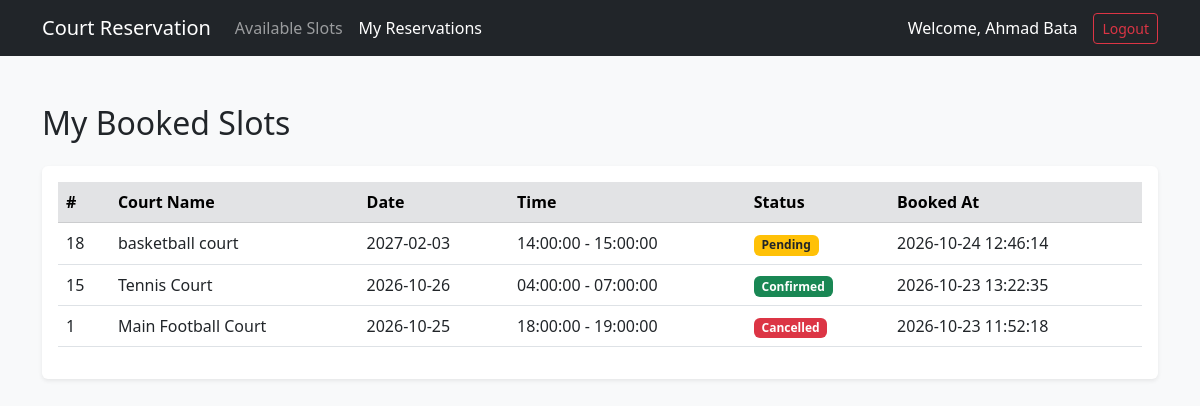
/user_reservations.php (signed in), run on the app's committed database.
### tables this page shows
CREATE TABLE `reservations` (
  `id` int(11) NOT NULL,
  `user_id` int(11) NOT NULL,
  `slot_id` int(11) NOT NULL,
  `note` text DEFAULT NULL,
  `status` enum('pending','confirmed','rejected','cancelled') DEFAULT 'pending',
  `created_at` timestamp NOT NULL DEFAULT current_timestamp()
);

CREATE TABLE `time_slots` (
  `id` int(11) NOT NULL,
  `court_name` varchar(100) NOT NULL,
  `date` date NOT NULL,
  `start_time` time NOT NULL,
  `end_time` time NOT NULL,
  `capacity` int(11) NOT NULL DEFAULT 1,
  `created_at` timestamp NOT NULL DEFAULT current_timestamp()
);

### user_reservations.php (the view, shortened to what this page needs)
<?php
require_once('config.php');
$stmt = $pdo->prepare('SELECT reservations.id AS reservation_id,reservations.status,reservations.created_at,time_slots.court_name,time_slots.date,time_slots.start_time,time_slots.end_time FROM reservations INNER JOIN time_slots ON reservations.slot_id = time_slots.id WHERE reservations.user_id = ? ORDER BY reservations.id DESC');
$stmt->execute([ $_SESSION['id']]);
$result = $stmt->fetchAll(PDO::FETCH_ASSOC);
?>
<!DOCTYPE html>
<html lang="en">
<head>
    <link href="https://cdn.jsdelivr.net/npm/bootstrap@5.3.0/dist/css/bootstrap.min.css" rel="stylesheet">
</head>
<body class="bg-light">
    <nav class="navbar navbar-expand-lg navbar-dark bg-dark">
        <div class="container">
            <a class="navbar-brand" href="index.php">Court Reservation</a>
            <div class="navbar-nav me-auto">
                <a class="nav-link" href="index.php">Available Slots</a>
                <a class="nav-link active" href="user_reservations.php">My Reservations</a>
            </div>
            <div class="d-flex align-items-center text-white">
                <span class="me-3">Welcome, <?= htmlspecialchars($_SESSION['name'] ?? 'User') ?></span>
                <a href="logout.php" class="btn btn-outline-danger btn-sm">Logout</a>
            </div>
        </div>
    </nav>
    <div class="container my-5">
        <h2 class="mb-4">My Booked Slots</h2>
        <div class="table-responsive bg-white p-3 shadow-sm rounded">
            <table class="table table-hover align-middle">
                <thead class="table-secondary">
                    <tr>
                        <th>#</th>
                        <th>Court Name</th>
                        <th>Date</th>
                        <th>Time</th>
                        <th>Status</th>
                        <th>Booked At</th>
                    </tr>
                </thead>
                <tbody>
                    <?php if (!empty($result)): ?>
                        <?php foreach ($result as $row): ?>
                            <tr>
                                <td><?= htmlspecialchars($row["reservation_id"]) ?></td>
                                <td><?= htmlspecialchars($row["court_name"]) ?></td>
                                <td><?= htmlspecialchars($row["date"]) ?></td>
                                <td><?= htmlspecialchars($row["start_time"]) ?> - <?= htmlspecialchars($row["end_time"]) ?></td>
                                <td>
                                    <?php if ($row['status'] === 'pending'): ?>
                                        <span class="badge bg-warning text-dark">Pending</span>
                                    <?php elseif ($row['status'] === 'confirmed'): ?>
                                        <span class="badge bg-success">Confirmed</span>
                                    <?php else: ?>
                                        <span class="badge bg-danger">Cancelled</span>
                                    <?php endif; ?>
                                </td>
                                <td><?= htmlspecialchars($row["created_at"]) ?></td>
                            </tr>
                        <?php endforeach; ?>
                    <?php else: ?>
                        <tr>
                            <td colspan="6" class="text-center text-muted">You have no reservations yet.</td>
                        </tr>
                    <?php endif; ?>
                </tbody>
            </table>
        </div>
    </div>
</body>
</html>

### data on the page
reservations: id "18", slot.court_name "basketball court", slot.date "2027-02-03", slot.start_time "14:00:00", slot.end_time "15:00:00", status "Pending", created_at "2026-10-24 12:46:14"
reservations: id "15", slot.court_name "Tennis Court", slot.date "2026-10-26", slot.start_time "04:00:00", slot.end_time "07:00:00", status "Confirmed", created_at "2026-10-23 13:22:35"
reservations: id "1", slot.court_name "Main Football Court", slot.date "2026-10-25", slot.start_time "18:00:00", slot.end_time "19:00:00", status "Cancelled", created_at "2026-10-23 11:52:18"

### other printed values
$_SESSION['name'] "Ahmad Bata"
